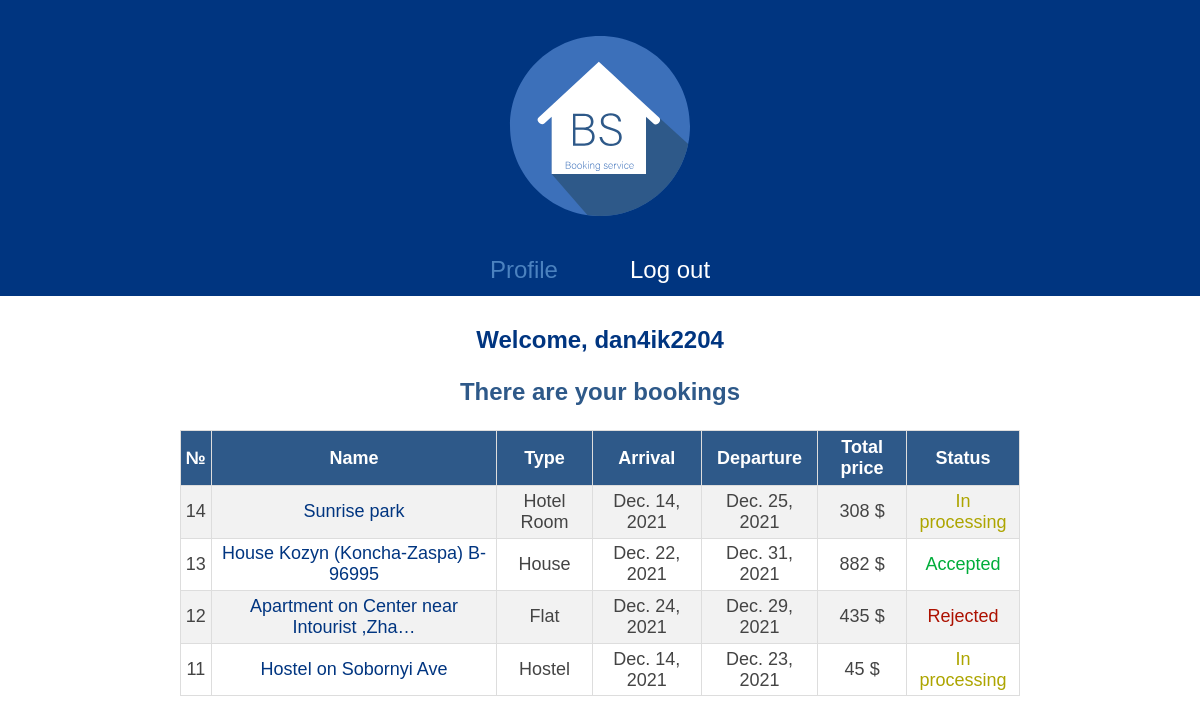
Screenshot of /profile/ (signed in) with the database file from the repository.
### booking/models.py (models this page shows, shortened)
class Booking(models.Model):
    PAYMENT_METHOD = (
        ('Cash', 'Cash'),
        ('Cart', 'Cart')
    )
    BOOKING_STATES = (
        ('P', 'In processing'),
        ('A', 'Accepted'),
        ('R', 'Rejected')
    )
    offer = models.ForeignKey(Offer, on_delete=models.CASCADE, related_name='requests')
    user = models.ForeignKey(User, on_delete=models.CASCADE, related_name='bookings')
    payment_method = models.CharField(max_length=4,choices=PAYMENT_METHOD, default='Cash')
    arrival_date = models.DateField()
    departure_date = models.DateField()
    state = models.CharField(max_length=1, choices=BOOKING_STATES, default='P')
    def get_total_price(self):
        return (self.departure_date - self.arrival_date).days * self.offer.night_price
    def is_past_due(self):
        return timezone.now().date() >= self.arrival_date

class Offer(models.Model):
    LODGING_TYPES = (
        ('F', 'Flat'),
        ('HST', 'Hostel'),
        ('HS', 'House'),
        ('HR', 'Hotel Room')
    )
    PLACES_NUMBERS = (
        (1,1),
        (2,2),
        (3,3),
        (4,4),
        (5,5)
    )
    name = models.CharField(max_length=100)
    slug = models.SlugField(max_length=255, unique=True, db_index=True, verbose_name='URL')
    description = models.TextField(max_length=5000)
    image = models.ImageField(upload_to='photo/%Y/%m/%d/')
    lodging_type = models.CharField(max_length=3, choices=LODGING_TYPES, default='HR')
    places = models.IntegerField(default=1, choices=PLACES_NUMBERS)
    night_price = models.PositiveIntegerField(default=100, validators=[MinValueValidator(1), MaxValueValidator(100)], verbose_name='Night price')
    isWifi = models.BooleanField(default=True, verbose_name='WiFi')
    isConditioner = models.BooleanField(default=False, verbose_name='Conditioner')
    isKitchen = models.BooleanField(default=False, verbose_name='Kitchen')
    isBreakfast = models.BooleanField(default=False, verbose_name='Breakfast')
    date_created = models.DateField(auto_now_add=True)
    isPublished = models.BooleanField(default=True, verbose_name='Published')
    def get_absolute_url(self):
        return reverse('booking:detail', kwargs={'slug':self.slug,})

### booking/views.py (the view)
# urls.py: path('profile/', views.ProfileView.as_view(), name='profile'),
class ProfileView (LoginRequiredMixin,DataMixin, generic.ListView):
    login_url = 'booking:sign_in'
    template_name = 'booking/profile.html'
    context_object_name = 'bookings'
    def get_context_data(self, **kwargs):
        context = super().get_context_data(**kwargs)
        title = 'Profile'
        c_def = self.get_user_context(title=title, menu_item_selected=title)
        context = dict(list(context.items()) + list(c_def.items()))
        return context
    def get_queryset(self):
        return Booking.objects.filter(user__pk=self.request.user.pk).order_by('-pk')

### booking/utils.py (called while the page is built)
    def get_user_context(self, **kwargs):
        context = kwargs
        context['auth_menu'] = auth_menu
        context['unauth_menu'] = unauth_menu
        if 'menu_item_selected' not in context:
            context['menu_item_selected'] = '------'
        return context

### booking/templates/booking/profile.html (shortened to what this page needs)
{% extends 'booking/base.html' %}
{% load static %}
{% block content %}
<div class="profile-content-block">
    <div class="profile-welcome-header">Welcome, {{ request.user.username }}</div>
    {% if bookings %}
    <div class="profile-welcome-header lighter-blue-header">There are your bookings</div>
    <table id="bookings-table">
        <tr>
            <th>№</th>
            <th>Name</th>
            <th>Type</th>
            <th>Arrival</th>
            <th>Departure</th>
            <th>Total price</th>
            <th>Status</th>
        </tr>
        {% for booking in bookings %}
          <tr>
            <td>{{ booking.pk }}</td>
              <td><a class="link-offer" href="{{ booking.offer.get_absolute_url }}">{{ booking.offer.name |truncatechars:40 }}</a></td>
            <td>{{ booking.offer.get_lodging_type_display }}</td>
            <td>{{ booking.arrival_date  }}</td>
            <td>{{ booking.departure_date }}</td>
            <td>{{ booking.get_total_price }} $</td>
            <td>
                {% if booking.state == 'P' %}<div class="proccessing-text-style"> {{ booking.get_state_display }} </div>
              {% elif booking.state == 'A' %} <div class="accepted-text-style"> {{ booking.get_state_display }} </div>
              {% elif booking.state == 'R' %} <div class="rejected-text-style"> {{ booking.get_state_display }} </div>
              {% endif %}
            </td>
          </tr>
        {% endfor%}
    </table>
    {% else %}
    <div class="profile-welcome-header lighter-blue-header">You don`t have bookings yet:)</div>
    {% endif %}
</div>
{% endblock content %}

### booking/static/booking/css/styles.css (style rules this page uses)
body { font-family: 'Arial'; margin: 0; padding: 0; height: 100%; width: 100%; color: #444; }
#bookings-table { font-family: Arial, Helvetica, sans-serif; border-collapse: collapse; width: 100%; font-size: 1.5vw; }
#bookings-table td, #bookings-table th { border: 1px solid #ddd; padding: 0.4vw; text-align: center; }
#bookings-table tr:nth-child(even) { background-color: #f2f2f2; }
#bookings-table th { padding-top: 0.5vw; padding-bottom: 0.5vw; background-color: #2E5989; color: white; }
.profile-content-block { display: flex; justify-content: center; flex-direction: column; align-items: center; }
.profile-welcome-header { font-size: 2vw; font-weight: bold; margin-bottom: 2vw; margin-top: 1.5vw; color: #003580; }
.lighter-blue-header { margin-top: 0vw; color: #2E5989; }
.link-offer { text-decoration: none; color: #003580; }
.proccessing-text-style { color: #ada500; }
.accepted-text-style { color: #00ad3a; }
.rejected-text-style { color: #ad1100; }

### rows the page displays
Booking: pk "14", offer.name "Sunrise park", offer.lodging_type "Hotel Room", arrival_date "Dec. 14, 2021", departure_date "Dec. 25, 2021", get_total_price "308", state "In processing"
Booking: pk "13", offer.name "House Kozyn (Koncha-Zaspa) B-96995", offer.lodging_type "House", arrival_date "Dec. 22, 2021", departure_date "Dec. 31, 2021", get_total_price "882", state "Accepted"
Booking: pk "12", offer.name "Apartment on Center near Intourist ,Zha…", offer.lodging_type "Flat", arrival_date "Dec. 24, 2021", departure_date "Dec. 29, 2021", get_total_price "435", state "Rejected"
Booking: pk "11", offer.name "Hostel on Sobornyi Ave", offer.lodging_type "Hostel", arrival_date "Dec. 14, 2021", departure_date "Dec. 23, 2021", get_total_price "45", state "In processing"

### other values shown
{{ item.title }} "Profile"
{{ item.title }} "Log out"
{{ request.user.username }} "dan4ik2204"
